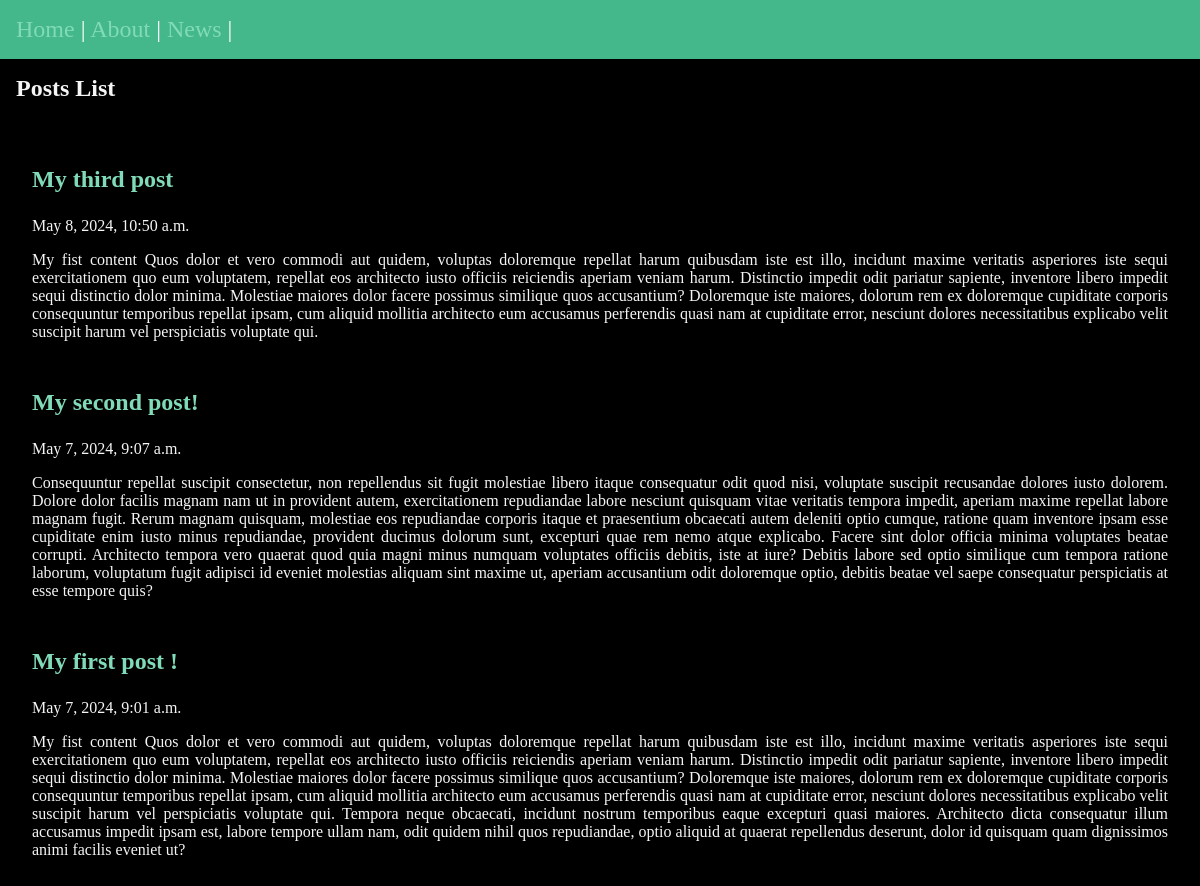
/posts/, run on the app's committed database.
### posts/models.py (models this page shows, shortened)
class Post(models.Model):
    title = models.CharField(max_length=75)
    body = models.TextField()
    slug = models.SlugField()
    date = models.DateTimeField(auto_now_add=True)

### posts/views.py (the view)
# urls.py: path('', views.posts_list, name="posts-list"),
def posts_list(request):
    posts = Post.objects.all().order_by('-date')
    return render(request, 'posts/posts_list.html', context={'posts': posts})

### posts/templates/posts/posts_list.html (shortened to what this page needs)
{% extends 'layout.html'%}
{% block content%}
<section>
  <h1> Posts List</h1>
  <ul>
    {% for post in posts  %}
    <li>
      <article class="post">
        <a href={% url 'posts:single-post' slug=post.slug %}>
          <h2>{{post.title}}</h2>
        </a>
        <p>{{post.date}}</p>
        <p>{{post.body}}</p>
      </article>
    </li>
    {% endfor %}
  </ul>
</section>
  {% endblock %}

### templates/layout.html (shortened to what this page needs)
<!DOCTYPE html>
{% load static %}
<html lang="en">
<head>
     <link rel="stylesheet" href="{% static 'css/styles.css' %}" />
</head>
<body>
    <nav>
        <a href="/">Home</a> |
        <a href="/about">About</a> |
        <a href="{% url 'posts:posts-list' %}">News</a> |
    </nav>
    <main>
        {%block content%}
        {%endblock %}
    </main>
</body>
</html>

### static/css/styles.css (style rules this page uses)
* { margin: 0; padding: 0; box-sizing: border-box; }
body { min-height: 100vh; background-color: black; color: whitesmoke; }
nav { padding: 1rem; background-color: #44b78b; color: white; font-size: 1.5rem; }
main { padding: 1rem; }
section { display: flex; flex-flow: column; gap: 1rem; }
p { font-size: 1rem; }
ul { list-style-type: none; }
li { margin: 2rem 1rem; }
a { text-decoration: none; color: #81dbb8; }
article { margin: 3rem auto; }
article h2 { margin: 1.5rem 0; }
article p { margin: 1rem 0; text-align: justify; }

### data on the page
Post: title "My third post", date "May 8, 2024, 10:50 a.m.", body "My fist content Quos dolor et vero commodi aut quidem, voluptas doloremque repellat harum quibusdam iste est illo, incidunt maxime veritatis asperiores iste sequi exercitationem quo eum voluptatem, repellat eos architecto iusto officiis reiciendis aperiam veniam harum. Distinctio impedit odit pariatur sapiente, inventore libero impedit sequi distinctio dolor minima. Molestiae maiores dolor facere possimus similique quos accusantium? Doloremque iste maiores, dolorum rem ex doloremque cupiditate corporis consequuntur temporibus repellat ipsam, cum aliquid mollitia architecto eum accusamus perferendis quasi nam at cupiditate error, nesciunt dolores necessitatibus explicabo velit suscipit harum…"
Post: title "My second post!", date "May 7, 2024, 9:07 a.m.", body "Consequuntur repellat suscipit consectetur, non repellendus sit fugit molestiae libero itaque consequatur odit quod nisi, voluptate suscipit recusandae dolores iusto dolorem. Dolore dolor facilis magnam nam ut in provident autem, exercitationem repudiandae labore nesciunt quisquam vitae veritatis tempora impedit, aperiam maxime repellat labore magnam fugit. Rerum magnam quisquam, molestiae eos repudiandae corporis itaque et praesentium obcaecati autem deleniti optio cumque, ratione quam inventore ipsam esse cupiditate enim iusto minus repudiandae, provident ducimus dolorum sunt, excepturi quae rem nemo atque explicabo. Facere sint dolor officia minima voluptates beatae corrupti. Architecto…"
Post: title "My first post !", date "May 7, 2024, 9:01 a.m.", body "My fist content Quos dolor et vero commodi aut quidem, voluptas doloremque repellat harum quibusdam iste est illo, incidunt maxime veritatis asperiores iste sequi exercitationem quo eum voluptatem, repellat eos architecto iusto officiis reiciendis aperiam veniam harum. Distinctio impedit odit pariatur sapiente, inventore libero impedit sequi distinctio dolor minima. Molestiae maiores dolor facere possimus similique quos accusantium? Doloremque iste maiores, dolorum rem ex doloremque cupiditate corporis consequuntur temporibus repellat ipsam, cum aliquid mollitia architecto eum accusamus perferendis quasi nam at cupiditate error, nesciunt dolores necessitatibus explicabo velit suscipit harum…"
